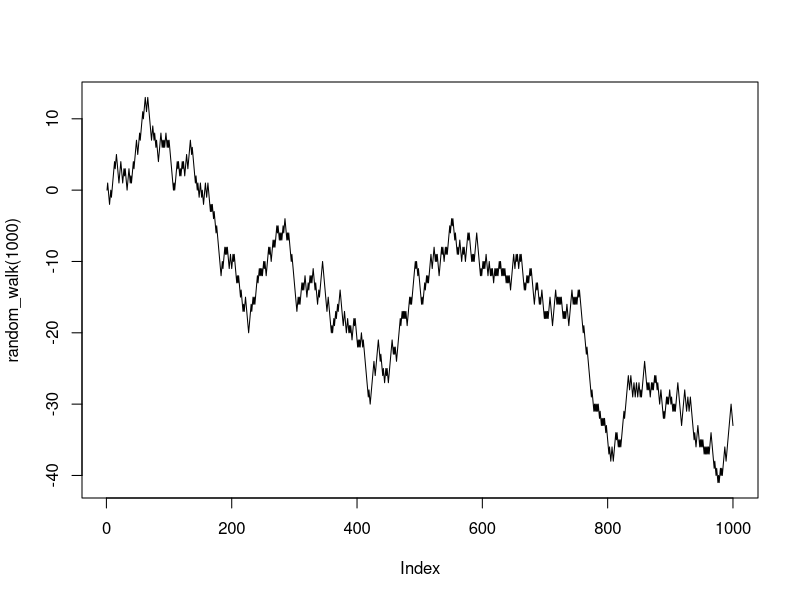

This figure's R source:
#1.1
seq(1,21,by = 2)

#1.2
rev(seq(11,50,by = 3))

#1.3
exp = seq(0:log2(1024))-1
vector = sapply(exp, function(x) 2^x)

#1.4
matrix(1:16,nrow = 4, ncol = 4, byrow = T)

#2.1
rep(1:4, each = 5)

#2.2
sample(1:4, size = 20, replace = T)

#2.3
condition = factor(c("A","B","C","D"))
sample(condition, size = 20, replace = T)

#3.1
A = matrix(rnorm(10*11), nrow = 10, ncol = 11)

#3.2
apply(A, 1, max)

#3.3
apply(A, 2, sd)

#3.4
b = A[,ncol(A)]
A = A[,-ncol(A)]

#3.5
lm(b ~ -1+A)

#3.6
apply(A, 1, sum)

#3.7
B = A[,1]
for (i in 2:10)
{
  temp = apply(A[,1:i], 1, sum)
  B = cbind(B,temp)
}

#4.1
random_walk = function(times)
{
  vector = numeric()
  vector[1] = 0
  for (i in 2:times)
  {
    vector[i] = vector[i-1]+sample(c(1,-1), size = 1,prob = c(0.5,0.5)) 
  }
  return(vector)
}
random_walk(25)
#4.2
vector = numeric()
vector[1] = 0
for (i in 2:25)
{
  vector[i] = cumsum(vector)+sample(c(1,-1), size = 1) 
}

#4.3
plot(random_walk(1000), type = "l")

#4.4
rbinom(1,25,0.5)-25

#4.5
d = 0
for(i in 1:100000)
{
  if (rbinom(1,25,0.5)>10){
    d = d+1
  }
}
pro = d/100000

#4.6
1-pbinom(10,25,0.5)

#5.1
D = diag(1/1:10,10,10)

#5.2
U = diag(5,10,10)-1

#5.3
length(U[,1])

#5.4
U = apply(U, 2, function(x) x/sqrt(sum(x^2)) )
apply(U, 2, sum)
apply(U, 2, var)*10

#5.5
X = U%*%D%*%t(U)

#5.6
eigen(X)
